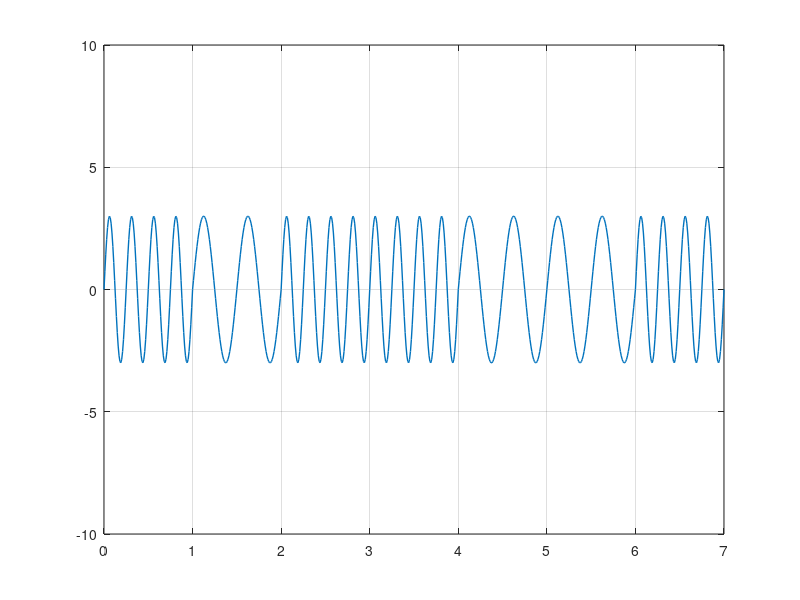

Source code (MATLAB):
clc; #... Clear command line
clear all; #... Clear variables
close all; #... Clear figures

bits = [1 0 1 1 0 0 1]; #... Bitstream

#... Modulation

bitrate = 1; #... Number of bits per second

sampling_rate = 100;
sampling_time = 1/sampling_rate;

end_time = length(bits)/bitrate;
time = 0:sampling_time:end_time;

signal_one = 3*sin(2*pi*4*time);
modulation = 3*sin(2*pi*2*time);

in = 1; #... Bitstream index

for i = 1:length(time)
    if bits(in) == 1
        modulation(i) = signal_one(i);
    endif
    if time(i)*bitrate >= in
        in = in+1;
    endif
endfor

plot(time, modulation, "LineWidth", 1);
axis([0 end_time -10 10]);
grid on;

#... Demodulation

in = 1;

for i = 1:length(modulation)
    demodultaion(in) = 1;
    if modulation(i) != signal_one(i)
        demodultaion(in) = 0;
    endif
    if time(i)*bitrate >= in
        in = in+1;
    endif
endfor

disp(demodultaion);
